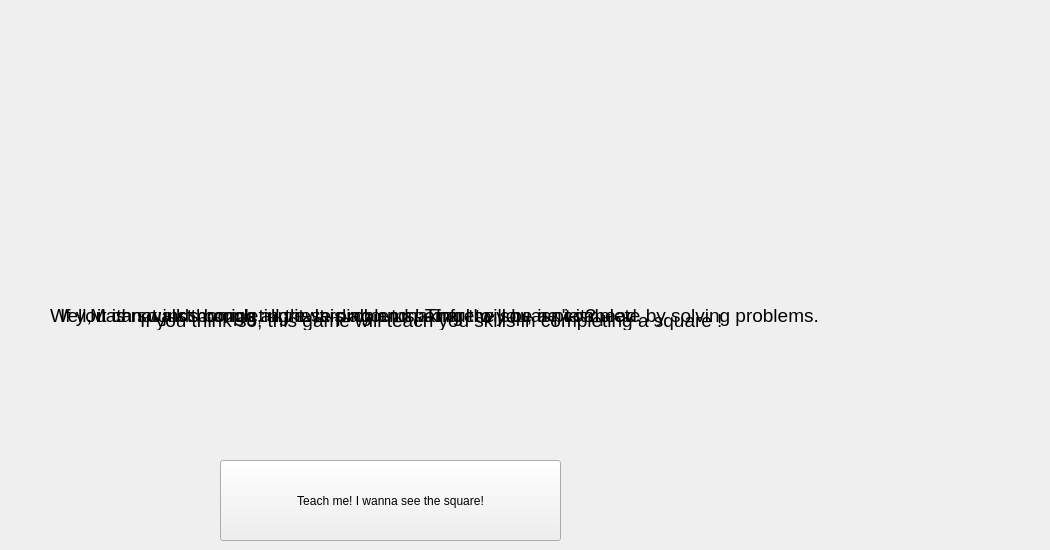
   <widget class="QWidget" name="beforeTutorialMenu">
    <widget class="QPushButton" name="nextButton">
     <property name="geometry">
      <rect>
       <x>330</x>
       <y>470</y>
       <width>161</width>
       <height>61</height>
      </rect>
     </property>
     <property name="text">
      <string>I Wanna Know!</string>
     </property>
    </widget>
    <widget class="QLabel" name="introduction">
     <property name="geometry">
      <rect>
       <x>90</x>
       <y>290</y>
       <width>551</width>
       <height>51</height>
      </rect>
     </property>
     <property name="font">
      <font>
       <pointsize>14</pointsize>
      </font>
     </property>
     <property name="text">
      <string>Math sounds boring, unrewarding and painful to you, isn't it?</string>
     </property>
     <property name="wordWrap">
      <bool>true</bool>
     </property>
    </widget>
    <widget class="QLabel" name="task">
     <property name="geometry">
      <rect>
       <x>140</x>
       <y>310</y>
       <width>611</width>
       <height>20</height>
      </rect>
     </property>
     <property name="font">
      <font>
       <pointsize>14</pointsize>
      </font>
     </property>
     <property name="text">
      <string>If you think so, this game will teach you skills in completing a square !</string>
     </property>
     <property name="wordWrap">
      <bool>true</bool>
     </property>
    </widget>
    <widget class="QLabel" name="result1">
     <property name="geometry">
      <rect>
       <x>50</x>
       <y>300</y>
       <width>851</width>
       <height>31</height>
      </rect>
     </property>
     <property name="font">
      <font>
       <pointsize>14</pointsize>
      </font>
     </property>
     <property name="text">
      <string>Well, it is not just completing it. It is about making the square complete by solving problems.</string>
     </property>
     <property name="wordWrap">
      <bool>true</bool>
     </property>
    </widget>
    <widget class="QLabel" name="result2">
     <property name="geometry">
      <rect>
       <x>60</x>
       <y>300</y>
       <width>661</width>
       <height>31</height>
      </rect>
     </property>
     <property name="font">
      <font>
       <pointsize>14</pointsize>
      </font>
     </property>
     <property name="text">
      <string>If you can walk through all these problems! There will be a pie ahead.</string>
     </property>
     <property name="wordWrap">
      <bool>true</bool>
     </property>
    </widget>
    <widget class="QPushButton" name="goTotutorialButton">
     <property name="geometry">
      <rect>
       <x>220</x>
       <y>460</y>
       <width>341</width>
       <height>81</height>
      </rect>
     </property>
     <property name="text">
      <string>Teach me! I wanna see the square!</string>
     </property>
    </widget>
    <widget class="QLabel" name="response">
     <property name="geometry">
      <rect>
       <x>220</x>
       <y>60</y>
       <width>821</width>
       <height>41</height>
      </rect>
     </property>
     <property name="font">
      <font>
       <pointsize>14</pointsize>
      </font>
     </property>
     <property name="layoutDirection">
      <enum>Qt::LeftToRight</enum>
     </property>
     <property name="text">
      <string/>
     </property>
     <property name="alignment">
      <set>Qt::AlignCenter</set>
     </property>
     <property name="wordWrap">
      <bool>true</bool>
     </property>
    </widget>
   </widget>
